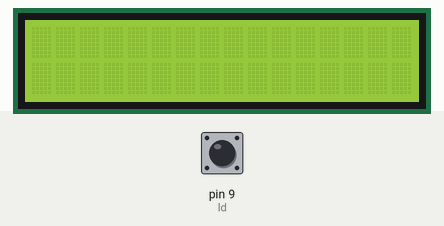
Simulated run of this sketch. Board: Arduino Uno, built with avr-gcc and run on an emulated ATmega328P. Parts: 16×2 character LCD. Inputs (shaded band) come from the test bench; at power-on: pin 9 (ld) LOW. Storage starts empty; EEPROM starts erased; what the sketch prints to the serial monitor is not drawn.

Above: at 1.3 s.
1.4 s: pin 9 (ld) driven HIGH
4.2 s: pin 9 (ld) driven LOW
At 5.3 s:
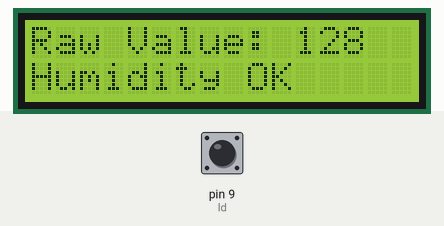
5.7 s: pin 9 (ld) pulsed HIGH 2 times (0.12 s each, 0.3 s apart)
At 5.95 s:
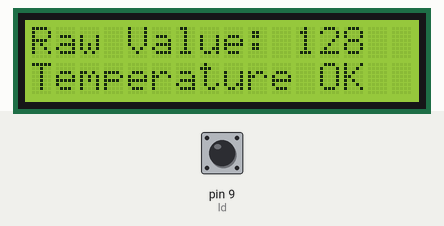
At 7.0 s:
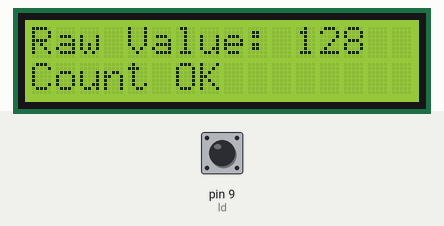
Timing chart, 0 to 8.7 s (numbered marks = the images above; inputs shaded):
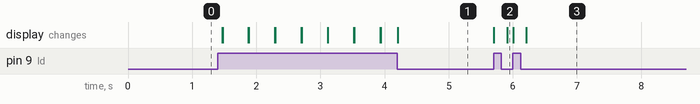

The sketch:

Receiver.ino
```cpp
#include "Process.h"
void setup() {
  boot();
}
void loop() {
  load = digitalRead (ld);
  if (load == true) {
    vrlog = SD.open("TinyNanoSatellite Log.txt", FILE_WRITE);
    loadval();
    compile ();
    verboselog();
    if (vrlog) {
      vrlog.println();
      Serial.println("Cycle Completed.");
    }
  }
}
```

Process.h
```cpp
#define in1 1
#define in2 2
#define in3 3
#define in4 4
#define in5 5
#define in6 6
#define in7 7
#define in8 8
#define ld  9
#define chipSelect 10

boolean load;
boolean raw [8] = {0, 0, 0, 0, 0, 0, 0, 0};
byte pointer;
byte output;

#include <LiquidCrystal_I2C.h>
#include <EEPROM.h>
LiquidCrystal_I2C lcd (0x27, 16, 2);
#include <SPI.h>
#include <SD.h>
File vrlog;

void boot (){
  Serial.begin (9600);
  Serial.println("TinyNanoSatellite MKII Receiver Initialization...");
  lcd.init();
  lcd.init();
  lcd.backlight();
  Serial.println ("LCD Initialized.");
  pinMode (in1, INPUT);
  pinMode (in2, INPUT);
  pinMode (in3, INPUT);
  pinMode (in4, INPUT);
  pinMode (in5, INPUT);
  pinMode (in6, INPUT);
  pinMode (in7, INPUT);
  pinMode (in8, INPUT);
  pinMode (ld, INPUT);
  Serial.println ("Inputs Initialized.");
  if (!SD.begin(chipSelect)) {
    Serial.println("Card failed, or not present");
    while (1);
  }
  Serial.println("Card initialized.");
}
void loadval () {
  if (in1 == HIGH) {
    raw [0] = 1;
  } else {
    raw [0] = 0;
  }
  if (in2 == HIGH) {
    raw [1] = 1;
  } else {
    raw [1] = 0;
  }
  if (in3 == HIGH) {
    raw [2] = 1;
  } else {
    raw [2] = 0;
  }
  if (in4 == HIGH) {
    raw [3] = 1;
  } else {
    raw [3] = 0;
  }
  if (in5 == HIGH) {
    raw [4] = 1;
  } else {
    raw [4] = 0;
  }
  if (in6 == HIGH) {
    raw [5] = 1;
  } else {
    raw [5] = 0;
  }
  if (in7 == HIGH) {
    raw [6] = 1;
  } else {
    raw [6] = 0;
  }
  if (in8 == HIGH) {
    raw [7] = 1;
  } else {
    raw [7] = 0;
  }
  lcd.clear ();
  if (vrlog) {
    vrlog.println("Raw Values copied to RAM.");
    vrlog.print("Copied Binary: ");
    vrlog.print(raw [0]);
    vrlog.print(raw [1]);
    vrlog.print(raw [2]);
    vrlog.print(raw [3]);
    vrlog.print(raw [4]);
    vrlog.print(raw [5]);
    vrlog.print(raw [6]);
    vrlog.println(raw [7]);
    Serial.println("Raw Values copied to RAM.");
    Serial.print("Copied Binary: ");
    Serial.print(raw [0]);
    Serial.print(raw [1]);
    Serial.print(raw [2]);
    Serial.print(raw [3]);
    Serial.print(raw [4]);
    Serial.print(raw [5]);
    Serial.print(raw [6]);
    Serial.println(raw [7]);
  }
}
void compile () {
  output = (raw [0] * 128) + (raw [1] * 64) + (raw [2] * 32) + (raw [3] * 16) + (raw [4] * 8) + (raw [5] * 4) + (raw [6] * 2) + (raw [7] * 1);
  if (vrlog) {
    vrlog.println("Binary Converted to decimal.");
    vrlog.print ("Decimal Value: ");
    vrlog.println (output);
    Serial.println("Binary Converted to decimal.");
    Serial.print ("Decimal Value: ");
    Serial.println (output);
  }
  lcd.setCursor (0, 0);
  lcd.print ("Raw Value: ");
  lcd.print (output);
  lcd.setCursor (0, 1);
}
void verboselog () {
  vrlog.println ("-INCOMING SATELLITE DATA-");
  if (output == 201) {
    lcd.print ("Synchronized");
    pointer = 0;
    EEPROM.update (0, pointer);
    if (vrlog) {
      vrlog.println("Synchronized with Satellite.");
      Serial.println("Synchronized with Satellite.");
    }
  }
  if (output == 202) {
    lcd.print ("Error: Bad Temp.");
    if (vrlog) {
      vrlog.print("Error Reading Temperature; Code: ");
      vrlog.println (output);
      Serial.print("Error Reading Temperature; Code: ");
      Serial.println (output);
    }
  }
  if (output == 203) {
    lcd.print ("Err: Bad Humid..");
    if (vrlog) {
      vrlog.print("Error Reading Humidity; Code: ");
      vrlog.println (output);
      Serial.print("Error Reading Humidity; Code: ");
      Serial.println (output);
    }
  }
  if (output > 203) {
    lcd.print ("Error: Bad Read");
    if (vrlog) {
      vrlog.println("An Unexpected Read Error Occured.");
      Serial.println("An Unexpected Read Error Occured.");
    }
  }
  if (EEPROM.read (0) == 0 and output < 201) {
    lcd.print ("Count OK");
    if (vrlog) {
      vrlog.print("Count: ");
      vrlog.println (output);
      Serial.println("Count OK");
    }
  }
  if (EEPROM.read (0) == 1 and output < 201) {
    lcd.print ("Temperature OK");
    if (vrlog) {
      vrlog.print("Temperature: ");
      vrlog.println (output);
      Serial.print("Temperature OK");
    }
  }
  if (EEPROM.read (0) == 2 and output < 201) {
    lcd.print ("Humidity OK");
    if (vrlog) {
      vrlog.print("Humidity: ");
      vrlog.println (output);
      Serial.print("Humidity OK");
    }
  }
  pointer++;
  if (pointer > 2) {
    pointer = 0;
  }
  EEPROM.update (0, pointer);
  vrlog.println ("-END OF INCOMING SATELLITE DATA-");
}
```

Measured:
- after the input at 4.2 s, the display: changes at once (image 1)
- after the input at 5.7 s, the display: first changes at once (image 2 shows a later state)
